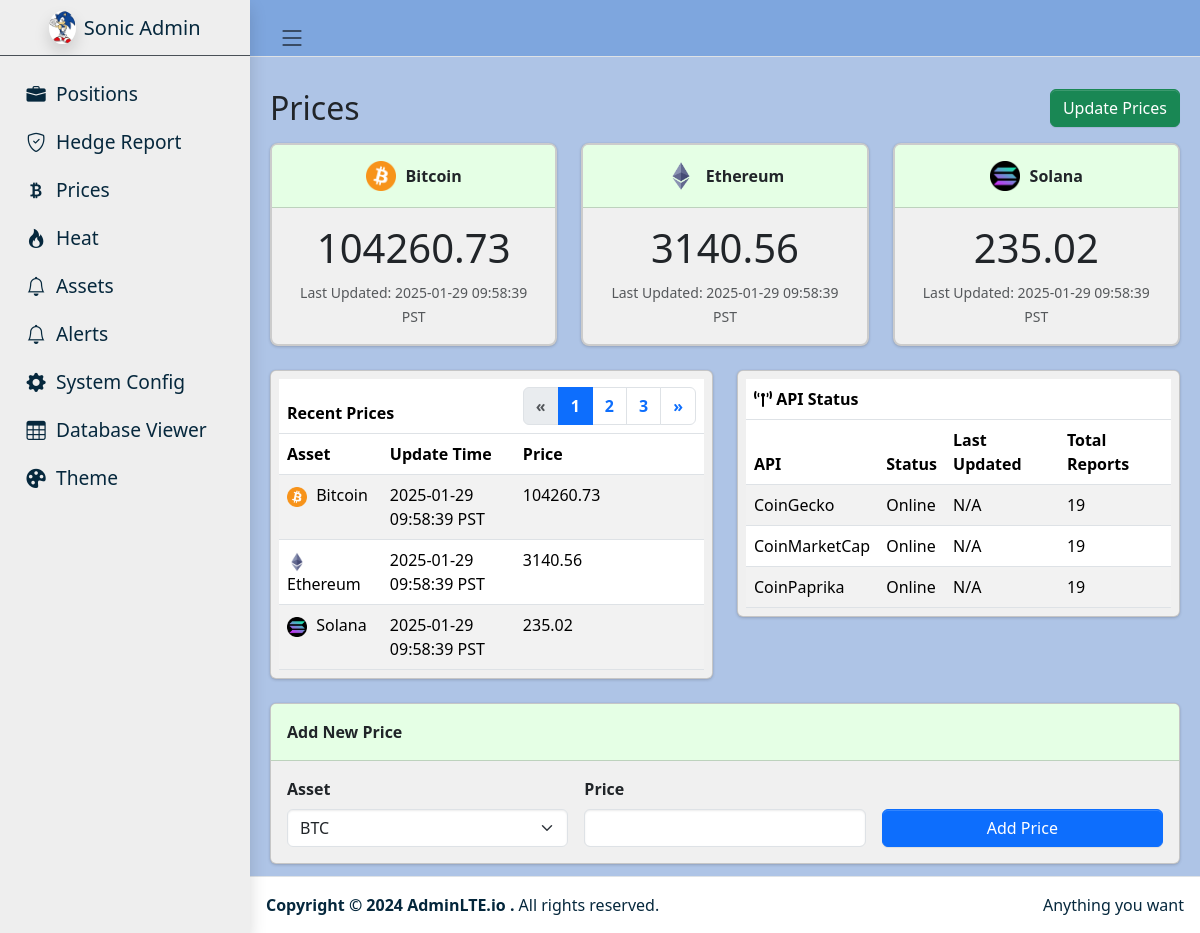
/prices, run on an earlier commit of the app's database.
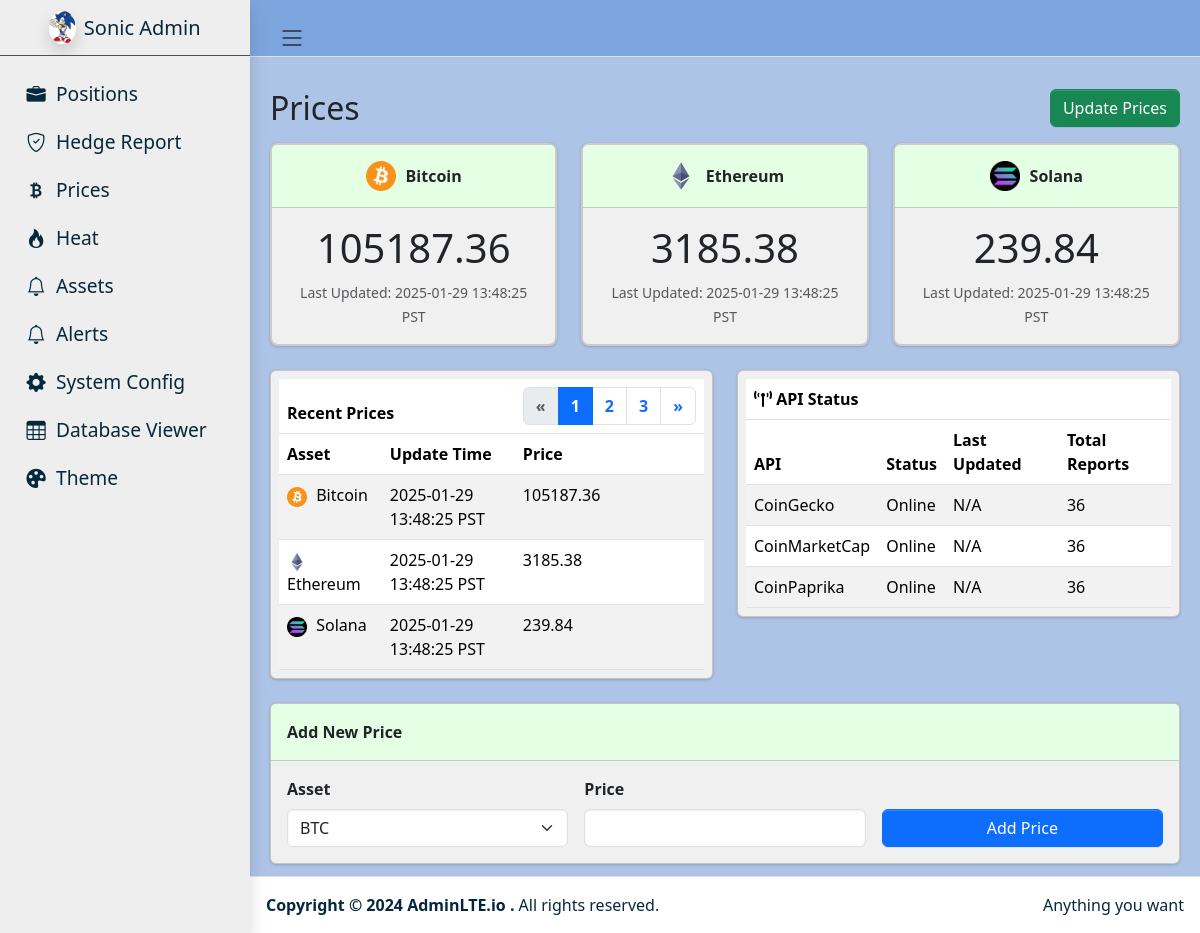
And on a later commit of the database.
### tables this page shows
CREATE TABLE prices (
            id TEXT PRIMARY KEY,
            asset_type TEXT NOT NULL,
            current_price REAL NOT NULL,
            previous_price REAL NOT NULL DEFAULT 0.0,
            last_update_time DATETIME NOT NULL,
            previous_update_time DATETIME,
            source TEXT NOT NULL
        );

CREATE TABLE api_status_counters (
            api_name TEXT PRIMARY KEY,
            total_reports INTEGER NOT NULL DEFAULT 0,
            last_updated DATETIME
        );

### flask_app.py (the view, shortened to what this page needs)
@app.route("/prices", methods=["GET", "POST"])
def prices():
    data_locker = DataLocker(DB_PATH)
    top_prices = _get_top_prices_for_assets(DB_PATH, ["BTC", "ETH", "SOL"])
    recent_prices = _get_recent_prices(DB_PATH, limit=15)
    api_counters = data_locker.read_api_counters()
    return render_template(
        "prices.html",
        prices=top_prices,
        recent_prices=recent_prices,
        api_counters=api_counters
    )

### data_locker.py (called while the page is built)
    def _init_sqlite_if_needed(self):
        if self.conn is None:
            self.conn = sqlite3.connect(self.db_path, check_same_thread=False)
            self.conn.row_factory = sqlite3.Row
        if self.cursor is None:
            self.cursor = self.conn.cursor()

    def read_api_counters(self) -> List[dict]:
        self._init_sqlite_if_needed()
        self.cursor.execute("""
            SELECT api_name, total_reports, last_updated
              FROM api_status_counters
             ORDER BY api_name
        """)
        rows = self.cursor.fetchall()
        results = []
        for r in rows:
            results.append({
                "api_name": r["api_name"],
                "total_reports": r["total_reports"],
                "last_updated": r["last_updated"]
            })
        return results

### flask_app.py (called while the page is built)
def _convert_iso_to_pst(iso_str):
    if not iso_str or iso_str == "N/A":
        return "N/A"
    pst = pytz.timezone("US/Pacific")
    try:
        dt_obj = datetime.fromisoformat(iso_str)
        dt_pst = dt_obj.astimezone(pst)
        return dt_pst.strftime("%Y-%m-%d %H:%M:%S %Z")
    except:
        return "N/A"

def _get_recent_prices(db_path, limit=15):
    conn = sqlite3.connect(db_path)
    conn.row_factory = sqlite3.Row
    cur = conn.cursor()
    cur.execute(f"""
        SELECT asset_type, current_price, last_update_time
          FROM prices
         ORDER BY last_update_time DESC
         LIMIT {limit}
    """)
    rows = cur.fetchall()
    conn.close()
    results = []
    for r in rows:
        iso = r["last_update_time"]
        results.append({
            "asset_type": r["asset_type"],
            "current_price": r["current_price"],
            "last_update_time_pst": _convert_iso_to_pst(iso)
        })
    return results

### templates/prices.html (shortened to what this page needs)
{% extends "sonic_admin.html" %}
{% block content %}
<div class="d-flex justify-content-between align-items-center mb-3">
  <h2 class="text-dark mb-0">Prices</h2>
  <form method="POST" action="{{ url_for('update_prices') }}" id="updatePricesForm">
    <button type="submit" class="btn btn-success">Update Prices</button>
  </form>
</div>
<div class="row row-cols-1 row-cols-md-3 g-4 mb-4">
  {% for p in prices[:3] %}
  <div class="col">
    <div class="card price-box h-100">
      <div class="card-header d-flex align-items-center justify-content-center">
        {% if p.asset_type in ["BTC", "Bitcoin"] %}
          <img src="/static/images/btc_logo.png" alt="BTC"
               style="width: 30px; height: 30px; margin-right: 10px;">
        {% elif p.asset_type in ["ETH", "Ethereum"] %}
          <img src="/static/images/eth_logo.png" alt="ETH"
               style="width: 30px; height: 30px; margin-right: 10px;">
        {% elif p.asset_type in ["SOL", "Solana"] %}
          <img src="/static/images/sol_logo.png" alt="SOL"
               style="width: 30px; height: 30px; margin-right: 10px;">
        {% endif %}
        {% if p.asset_type == "BTC" or p.asset_type == "AssetType.BTC" %}
          <span>Bitcoin</span>
        {% elif p.asset_type == "ETH" or p.asset_type == "AssetType.ETH" %}
          <span>Ethereum</span>
        {% elif p.asset_type == "SOL" or p.asset_type == "AssetType.SOL" %}
          <span>Solana</span>
        {% else %}
          <span>{{ p.asset_type }}</span>
        {% endif %}
      </div>
      <div class="card-body text-center">
        <div class="display-4 mb-2">
          {{ p.current_price|round(2) }}
        </div>
        <small class="text-muted">
          Last Updated: {{ p.last_update_time_pst or "N/A" }}
        </small>
      </div>
    </div>
  </div>
  {% endfor %}
</div>
<div class="row">
  <div class="col-md-6">
    <div class="card mb-4" style="background-color: #F0F0F0;">
      <div class="card-body p-2">
        <table class="table table-striped recent-prices-table w-100 mb-0">
          <thead>
            <tr class="title-row">
              <th colspan="2">Recent Prices</th>
              <th class="text-end">
                <nav>
                  <ul class="pagination justify-content-end m-0">
                    <li class="page-item disabled">
                      <a class="page-link" href="#" tabindex="-1">«</a>
                    </li>
                    <li class="page-item active"><a class="page-link" href="#">1</a></li>
                    <li class="page-item"><a class="page-link" href="#">2</a></li>
                    <li class="page-item"><a class="page-link" href="#">3</a></li>
                    <li class="page-item"><a class="page-link" href="#">»</a></li>
                  </ul>
                </nav>
              </th>
            </tr>
            <tr class="column-header-row">
              <th>Asset</th>
              <th>Update Time</th>
              <th>Price</th>
            </tr>
          </thead>
          <tbody>
            {% if recent_prices is not defined %}
              {% set recent_prices = [] %}
            {% endif %}
            {% for rp in recent_prices[::-1][:10] %}
            <tr>
              <td>
                {% if rp.asset_type in ["BTC", "Bitcoin"] %}
                  <img src="/static/images/btc_logo.png" alt="BTC"
                       style="width:20px; height:20px; margin-right:5px;">
                {% elif rp.asset_type in ["ETH", "Ethereum"] %}
                  <img src="/static/images/eth_logo.png" alt="ETH"
                       style="width:20px; height:20px; margin-right:5px;">
                {% elif rp.asset_type in ["SOL", "Solana"] %}
                  <img src="/static/images/sol_logo.png" alt="SOL"
                       style="width:20px; height:20px; margin-right:5px;">
                {% endif %}
                {% if rp.asset_type == "BTC" or rp.asset_type == "AssetType.BTC" %}
                  <span>Bitcoin</span>
                {% elif rp.asset_type == "ETH" or rp.asset_type == "AssetType.ETH" %}
                  <span>Ethereum</span>
                {% elif rp.asset_type == "SOL" or rp.asset_type == "AssetType.SOL" %}
                  <span>Solana</span>
                {% else %}
                  <span>{{ rp.asset_type }}</span>
                {% endif %}
              </td>
              <td>{{ rp.last_update_time_pst or "N/A" }}</td>
              <td>{{ rp.current_price|round(2) }}</td>
            </tr>
            {% endfor %}
          </tbody>
        </table>
      </div>
    </div>
  </div>
  <div class="col-md-6">
    <div class="card mb-4" style="background-color: #F0F0F0;">
      <div class="card-body p-2">
        <table class="table table-striped w-100 mb-0 api-status-table">
          <thead>
            <tr class="title-row">
              <th colspan="4">
                <i class="fas fa-broadcast-tower"></i> API Status
              </th>
            </tr>
            <tr class="column-header-row">
              <th>API</th>
              <th>Status</th>
              <th>Last Updated</th>
              <th>Total Reports</th>
            </tr>
          </thead>
          <tbody>
            {% for row in api_counters %}
              <tr>
                <td>{{ row.api_name }}</td>
                <td>Online</td>
                <td>N/A</td>
                <td>{{ row.total_reports }}</td>
              </tr>
            {% endfor %}
          </tbody>
        </table>
      </div>
    </div>
  </div>
</div>
<div class="card add-price">
  <div class="card-header">Add New Price</div>
  <div class="card-body">
    <form method="POST" action="{{ url_for('prices') }}">
      <div class="row g-3">
        <div class="col-md-4">
          <label for="asset" class="form-label fw-bold">Asset</label>
          <select class="form-select" id="asset" name="asset" required>
            <option value="BTC">BTC</option>
          </select>
        </div>
        <div class="col-md-4">
          <label for="price" class="form-label fw-bold">Price</label>
          <input
            type="number"
            step="0.01"
            class="form-control"
            id="price"
            name="price"
            required
          />
        </div>
        <div class="col-md-4 d-flex align-items-end">
          <button type="submit" class="btn btn-primary w-100">Add Price</button>
        </div>
      </div>
    </form>
  </div>
</div>
{% endblock %}

### templates/sonic_admin.html (shortened to what this page needs)
<!doctype html>
<html lang="en">
  <head>
    <link
      rel="stylesheet"
      href="https://cdnjs.cloudflare.com/ajax/libs/font-awesome/6.0.0-beta3/css/all.min.css"
    />
    <link
      rel="stylesheet"
      href="https://cdn.jsdelivr.net/npm/@fontsource/source-sans-3@latest/index.css"
    />
    <link
      rel="stylesheet"
      href="https://cdn.jsdelivr.net/npm/overlaysscrollbars@2.10.1/styles/overlaysscrollbars.min.css"
    />
    <link
      rel="stylesheet"
      href="https://cdn.jsdelivr.net/npm/bootstrap-icons@1.11.3/font/bootstrap-icons.min.css"
    />
    <link rel="stylesheet" href="/static/dist/css/adminlte.css" />
  </head>
  <body class="layout-fixed">
    <div class="app-wrapper">
      <nav class="app-header navbar navbar-expand">
        <div class="container-fluid">
          <ul class="navbar-nav">
            <li class="nav-item">
              <a class="nav-link" href="#" role="button">
                <i class="bi bi-list"></i>
              </a>
            </li>
          </ul>
        </div>
      </nav>
      <aside class="app-sidebar shadow" data-bs-theme="dark">
        <div class="sidebar-brand">
          <a href="#" class="brand-link d-flex align-items-center">
            <img
              src="/static/images/sonic.png"
              alt="Sonic Logo"
              class="brand-image rounded-circle shadow"
            />
            <span class="brand-text fw-light ms-2">Sonic Admin</span>
          </a>
        </div>
        <div class="sidebar-wrapper">
          <nav class="mt-2">
            <ul class="nav sidebar-menu flex-column" role="menu">
              <li class="nav-item">
                <a href="{{ url_for('positions') }}" class="nav-link">
                  <i class="nav-icon bi bi-briefcase-fill"></i>
                  <p>Positions</p>
                </a>
              </li>
              <li class="nav-item">
                <a href="{{ url_for('hedge_report') }}" class="nav-link">
                  <i class="nav-icon bi bi-shield-check"></i>
                  <p>Hedge Report</p>
                </a>
              </li>
              <li class="nav-item">
                <a href="{{ url_for('prices') }}" class="nav-link">
                  <i class="nav-icon bi bi-currency-bitcoin"></i>
                  <p>Prices</p>
                </a>
              </li>
              <li class="nav-item">
                <a href="{{ url_for('heat') }}" class="nav-link">
                  <i class="nav-icon bi bi-fire"></i>
                  <p>Heat</p>
                </a>
              </li>
              <li class="nav-item">
                <a href="{{ url_for('assets') }}" class="nav-link">
                  <i class="nav-icon bi bi-bell"></i>
                  <p>Assets</p>
                </a>
              </li>
              <li class="nav-item">
                <a href="{{ url_for('alerts') }}" class="nav-link">
                  <i class="nav-icon bi bi-bell"></i>
                  <p>Alerts</p>
                </a>
              </li>
              <li class="nav-item">
                <a href="{{ url_for('system_options') }}" class="nav-link">
                  <i class="nav-icon bi bi-gear-fill"></i>
                  <p>System Config</p>
                </a>
              </li>
              <li class="nav-item">
                <a href="{{ url_for('database_viewer') }}" class="nav-link">
                  <i class="nav-icon bi bi-table"></i>
                  <p>Database Viewer</p>
                </a>
              </li>
              <li class="nav-item">
                <a href="{{ url_for('theme_options') }}" class="nav-link">
                  <i class="nav-icon bi bi-palette-fill"></i>
                  <p>Theme</p>
                </a>
              </li>
            </ul>
          </nav>
        </div>
      </aside>
      <main class="app-main">
        <div class="app-content-header">
        </div>
        <div class="app-content">
          <div class="container-fluid">
            {% block content %}{% endblock content %}
          </div>
        </div>
      </main>
      <footer class="app-footer">
        <div class="float-end d-none d-sm-inline">Anything you want</div>
        <strong>
          Copyright &copy; 2024
          <a href="https://adminlte.io" class="text-decoration-none" style="color: #03263b;">
            AdminLTE.io
          </a>.
        </strong>
        All rights reserved.
      </footer>
    </div>
  </body>
</html>

### templates/sonic_admin.html (style rules this page uses)
body { background-color: #AEC4E6 !important; }
.app-header.navbar { background-color: #7EA6DE !important; }
.navbar .nav-link i.bi-list { font-size: 1.75rem !important; }
.app-sidebar { background-color: #EEEEEE !important; }
.app-sidebar .nav-link { font-size: 1.2rem; color: #06283D !important; }
.sidebar-brand .brand-text { color: #06283D !important; }
.brand-image { width: 40px; height: 40px; object-fit: cover; }
.app-footer { color: #06283D; }

### templates/prices.html (style rules this page uses)
.price-box.card { background-color: #F0F0F0 !important; border: 2px solid #ccc; border-radius: 8px; }
.price-box .card-header { background-color: #e5ffe5 !important; font-weight: bold; }
.price-box .display-4 { font-size: 2.5rem; }
.recent-prices-table.table-striped tbody tr:nth-of-type(odd) { background-color: rgba(0, 0, 0, 0.05); }
.recent-prices-table thead tr.title-row, .api-status-table thead tr.title-row { background-color: #f0e5ff !important; }
.recent-prices-table thead tr.title-row th, .api-status-table thead tr.title-row th { font-weight: bold; }
.card.add-price { background-color: #F0F0F0 !important; }
.card.add-price .card-header { background-color: #e5ffe5 !important; font-weight: bold; }

What changed in the data, as far as the page shows it:
removed prices: asset_type "Bitcoin", current_price "104260.73", last_update_time_pst "2025-01-29 09:58:39 PST"
removed prices: asset_type "Ethereum", current_price "3140.56", last_update_time_pst "2025-01-29 09:58:39 PST"
removed prices: asset_type "Solana", current_price "235.02", last_update_time_pst "2025-01-29 09:58:39 PST"
added prices: asset_type "Bitcoin", current_price "105187.36", last_update_time_pst "2025-01-29 13:48:25 PST"
added prices: asset_type "Ethereum", current_price "3185.38", last_update_time_pst "2025-01-29 13:48:25 PST"
added prices: asset_type "Solana", current_price "239.84", last_update_time_pst "2025-01-29 13:48:25 PST"
changed api_status_counters "CoinGecko": total_reports "19" → "36"
changed api_status_counters "CoinMarketCap": total_reports "19" → "36"
changed api_status_counters "CoinPaprika": total_reports "19" → "36"
